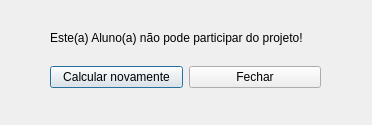
<?xml version="1.0" encoding="UTF-8"?>
<ui version="4.0">
 <class>repro</class>
 <widget class="QDialog" name="repro">
  <property name="geometry">
   <rect>
    <x>0</x>
    <y>0</y>
    <width>372</width>
    <height>125</height>
   </rect>
  </property>
  <property name="windowTitle">
   <string>Dialog</string>
  </property>
  <widget class="QLabel" name="label">
   <property name="geometry">
    <rect>
     <x>50</x>
     <y>30</y>
     <width>281</width>
     <height>16</height>
    </rect>
   </property>
   <property name="text">
    <string>Este(a) Aluno(a) não pode participar do projeto!</string>
   </property>
  </widget>
  <widget class="QWidget" name="layoutWidget">
   <property name="geometry">
    <rect>
     <x>50</x>
     <y>60</y>
     <width>271</width>
     <height>34</height>
    </rect>
   </property>
   <layout class="QHBoxLayout" name="horizontalLayout">
    <item>
     <widget class="QPushButton" name="pushButton">
      <property name="text">
       <string>Calcular novamente</string>
      </property>
     </widget>
    </item>
    <item>
     <widget class="QPushButton" name="pushButton_2">
      <property name="text">
       <string>Fechar</string>
      </property>
     </widget>
    </item>
   </layout>
  </widget>
 </widget>
 <resources/>
 <connections/>
</ui>
